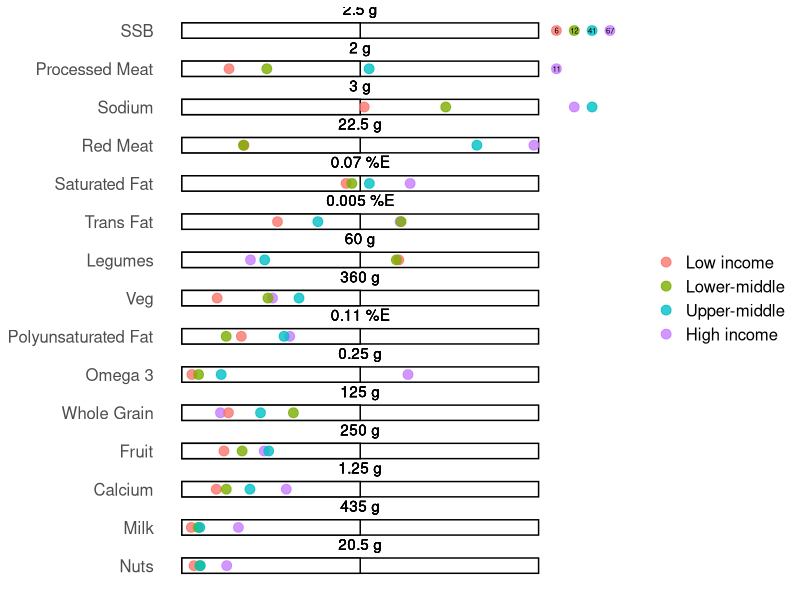

Source code (R):
list.of.packages <- c("data.table","ggplot2")
new.packages <- list.of.packages[!(list.of.packages %in% installed.packages()[,"Package"])]
if(length(new.packages)) install.packages(new.packages)
lapply(list.of.packages, require, character.only=T)

setwd("~/GNR")

chart.data = read.csv("Food per income group data.csv")
chart.data$class = factor(chart.data$class,levels=c("Low income", "Lower-middle", "Upper-middle","High income"))
food.order = c(
  "Calcium",
  # "Eggs",
  # "Fish",
  "Fruit",
  "Legumes",
  "Milk",
  "Nuts",
  "Omega 3",
  # "Poultry",
  "Processed Meat",
  "Red Meat",
  # "Refined Grain",
  "Sodium",
  "SSB",
  # "Starchy Veg",
  # "Total Dairy",
  # "Total Sugar",
  "Veg",
  "Whole Grain",
  "Polyunsaturated Fat",
  "Saturated Fat",
  "Trans Fat"
)
chart.data$percent = chart.data$value/chart.data$recommended
chart.data = subset(chart.data, food %in% food.order)
mean.tab = data.table(chart.data)[,.(mean_val=mean(percent)),by=.(food)]
mean.tab = mean.tab[order(-mean.tab$mean_val),]
food.order = mean.tab$food
chart.data = merge(chart.data,mean.tab,by="food",all.x=T)
chart.data = chart.data[order(-chart.data$mean_val),]
# food.order = food.order[order(food.order)]
# chart.data = chart.data[order(chart.data$food),]
chart.data$column = c(rep(1,30),rep(1,30))
chart.data$food = factor(chart.data$food,levels=rev(food.order))
max.percent = min(max(chart.data$percent,na.rm=T),2)

# Outliers
chart.data$outlier = 0
chart.data$outlier[which(chart.data$percent>2)] = 1
chart.data$percent[which(chart.data$percent>2)] = 2.1
# Manual jitter
chart.data$percent[which(chart.data$food=="Sodium" & chart.data$class=="High income")] = 2.2
chart.data$percent[which(chart.data$food=="Sodium" & chart.data$class=="Upper-middle")] = 2.3
chart.data$percent[which(chart.data$food=="Eggs" & chart.data$class=="High income")] = 2.2
chart.data$percent[which(chart.data$food=="SSB")] = c(2.4, 2.1, 2.2, 2.3)

bar.dat = unique(chart.data[c("food","recommended","column")])
bar.dat$class = "Low income"

# for(i in 1:2){
i = 1
  chart.data.sub = subset(chart.data,column==i)
  bar.dat.sub = subset(bar.dat,column==i)
  p = ggplot(chart.data.sub,aes(x=food,colour=class)) +
    geom_bar(data=bar.dat.sub,aes(y=max.percent),fill="white",color="black",stat="identity",width=0.4) +
    geom_bar(data=bar.dat.sub,aes(y=1),fill="white",color="black",stat="identity",width=0.4) +
    geom_point(aes(y=percent),alpha=0.8,size=3) +
    geom_text(aes(y=1,label=paste(recommended,unit)),color="black",vjust=-1.3) +
    geom_text(data=subset(chart.data.sub,outlier==1),aes(y=percent,label=round(value)),color="black",size=2) +
    coord_flip() +
    theme_classic() +
    theme(
      axis.title=element_blank(),
      axis.line=element_blank(),
      axis.ticks=element_blank(),
      axis.text.x = element_blank(),
      axis.text.y = element_text(size=12),
      legend.title=element_blank(),
      legend.text = element_text(size=12)
    )
  
  ggsave(paste0("recommended_values.png"),p,width=7.5,height=7.5)
# }
